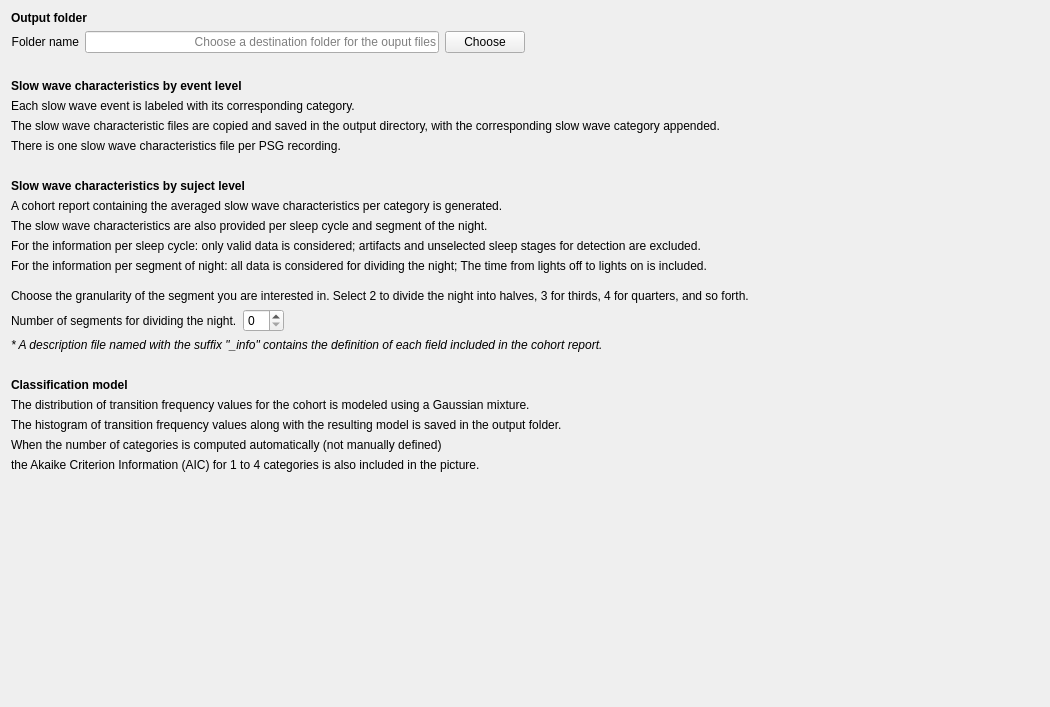
<?xml version="1.0" encoding="UTF-8"?>
<ui version="4.0">
 <class>SSWCOutputFiles</class>
 <widget class="QWidget" name="SSWCOutputFiles">
  <property name="geometry">
   <rect>
    <x>0</x>
    <y>0</y>
    <width>1050</width>
    <height>707</height>
   </rect>
  </property>
  <property name="windowTitle">
   <string>Form</string>
  </property>
  <property name="inputMethodHints">
   <set>Qt::ImhNone</set>
  </property>
  <layout class="QVBoxLayout" name="verticalLayout">
   <item>
    <widget class="QLabel" name="label_10">
     <property name="font">
      <font>
       <weight>50</weight>
       <italic>false</italic>
       <bold>false</bold>
      </font>
     </property>
     <property name="text">
      <string>&lt;html&gt;&lt;head/&gt;&lt;body&gt;&lt;p&gt;&lt;span style=&quot; font-weight:600;&quot;&gt;Output folder&lt;/span&gt;&lt;/p&gt;&lt;/body&gt;&lt;/html&gt;</string>
     </property>
    </widget>
   </item>
   <item>
    <layout class="QHBoxLayout" name="horizontalLayout">
     <item>
      <layout class="QGridLayout" name="gridLayout">
       <item row="0" column="2">
        <widget class="QPushButton" name="choose_pushButton">
         <property name="enabled">
          <bool>true</bool>
         </property>
         <property name="text">
          <string>Choose</string>
         </property>
        </widget>
       </item>
       <item row="0" column="1">
        <widget class="QLineEdit" name="foldername_lineEdit">
         <property name="enabled">
          <bool>true</bool>
         </property>
         <property name="text">
          <string/>
         </property>
         <property name="alignment">
          <set>Qt::AlignRight|Qt::AlignTrailing|Qt::AlignVCenter</set>
         </property>
         <property name="placeholderText">
          <string>Choose a destination folder for the ouput files</string>
         </property>
        </widget>
       </item>
       <item row="0" column="0">
        <widget class="QLabel" name="label">
         <property name="enabled">
          <bool>true</bool>
         </property>
         <property name="layoutDirection">
          <enum>Qt::LeftToRight</enum>
         </property>
         <property name="text">
          <string>Folder name</string>
         </property>
         <property name="alignment">
          <set>Qt::AlignRight|Qt::AlignTrailing|Qt::AlignVCenter</set>
         </property>
        </widget>
       </item>
      </layout>
     </item>
     <item>
      <spacer name="horizontalSpacer_2">
       <property name="orientation">
        <enum>Qt::Horizontal</enum>
       </property>
       <property name="sizeHint" stdset="0">
        <size>
         <width>40</width>
         <height>20</height>
        </size>
       </property>
      </spacer>
     </item>
    </layout>
   </item>
   <item>
    <spacer name="verticalSpacer_2">
     <property name="orientation">
      <enum>Qt::Vertical</enum>
     </property>
     <property name="sizeType">
      <enum>QSizePolicy::Fixed</enum>
     </property>
     <property name="sizeHint" stdset="0">
      <size>
       <width>20</width>
       <height>20</height>
      </size>
     </property>
    </spacer>
   </item>
   <item>
    <widget class="QLabel" name="label_4">
     <property name="text">
      <string>&lt;html&gt;&lt;head/&gt;&lt;body&gt;&lt;p&gt;&lt;span style=&quot; font-weight:600;&quot;&gt;Slow wave characteristics by event level&lt;/span&gt;&lt;/p&gt;&lt;/body&gt;&lt;/html&gt;</string>
     </property>
    </widget>
   </item>
   <item>
    <widget class="QLabel" name="label_2">
     <property name="text">
      <string>Each slow wave event is labeled with its corresponding category.</string>
     </property>
    </widget>
   </item>
   <item>
    <widget class="QLabel" name="label_3">
     <property name="text">
      <string>The slow wave characteristic files are copied and saved in the output directory, with the corresponding slow wave category appended.</string>
     </property>
    </widget>
   </item>
   <item>
    <widget class="QLabel" name="label_6">
     <property name="text">
      <string>There is one slow wave characteristics file per PSG recording.</string>
     </property>
    </widget>
   </item>
   <item>
    <spacer name="verticalSpacer_3">
     <property name="orientation">
      <enum>Qt::Vertical</enum>
     </property>
     <property name="sizeType">
      <enum>QSizePolicy::Fixed</enum>
     </property>
     <property name="sizeHint" stdset="0">
      <size>
       <width>20</width>
       <height>20</height>
      </size>
     </property>
    </spacer>
   </item>
   <item>
    <widget class="QLabel" name="label_5">
     <property name="text">
      <string>&lt;html&gt;&lt;head/&gt;&lt;body&gt;&lt;p&gt;&lt;span style=&quot; font-weight:600;&quot;&gt;Slow wave characteristics by suject level&lt;/span&gt;&lt;/p&gt;&lt;/body&gt;&lt;/html&gt;</string>
     </property>
    </widget>
   </item>
   <item>
    <widget class="QLabel" name="label_7">
     <property name="text">
      <string>A cohort report containing the averaged slow wave characteristics per category is generated.</string>
     </property>
    </widget>
   </item>
   <item>
    <widget class="QLabel" name="label_8">
     <property name="text">
      <string>The slow wave characteristics are also provided per sleep cycle and segment of the night.</string>
     </property>
    </widget>
   </item>
   <item>
    <widget class="QLabel" name="label_18">
     <property name="text">
      <string>For the information per sleep cycle: only valid data is considered; artifacts and unselected sleep stages for detection are excluded.</string>
     </property>
    </widget>
   </item>
   <item>
    <widget class="QLabel" name="label_17">
     <property name="text">
      <string>For the information per segment of night: all data is considered for dividing the night; The time from lights off to lights on is included.</string>
     </property>
    </widget>
   </item>
   <item>
    <spacer name="verticalSpacer_5">
     <property name="orientation">
      <enum>Qt::Vertical</enum>
     </property>
     <property name="sizeType">
      <enum>QSizePolicy::Fixed</enum>
     </property>
     <property name="sizeHint" stdset="0">
      <size>
       <width>20</width>
       <height>10</height>
      </size>
     </property>
    </spacer>
   </item>
   <item>
    <widget class="QLabel" name="label_11">
     <property name="text">
      <string>Choose the granularity of the segment you are interested in. Select 2 to divide the night into halves, 3 for thirds, 4 for quarters, and so forth.</string>
     </property>
    </widget>
   </item>
   <item>
    <layout class="QHBoxLayout" name="horizontalLayout_2">
     <item>
      <widget class="QLabel" name="label_9">
       <property name="text">
        <string>Number of segments for dividing the night.</string>
       </property>
      </widget>
     </item>
     <item>
      <widget class="QSpinBox" name="spinBox_n_division"/>
     </item>
     <item>
      <spacer name="horizontalSpacer">
       <property name="orientation">
        <enum>Qt::Horizontal</enum>
       </property>
       <property name="sizeHint" stdset="0">
        <size>
         <width>40</width>
         <height>20</height>
        </size>
       </property>
      </spacer>
     </item>
    </layout>
   </item>
   <item>
    <widget class="QLabel" name="label_16">
     <property name="text">
      <string>&lt;html&gt;&lt;head/&gt;&lt;body&gt;&lt;p&gt;&lt;span style=&quot; font-style:italic;&quot;&gt;* A description file named with the suffix &amp;quot;_info&amp;quot; contains the definition of each field included in the cohort report.&lt;/span&gt;&lt;/p&gt;&lt;/body&gt;&lt;/html&gt;</string>
     </property>
    </widget>
   </item>
   <item>
    <spacer name="verticalSpacer_4">
     <property name="orientation">
      <enum>Qt::Vertical</enum>
     </property>
     <property name="sizeType">
      <enum>QSizePolicy::Fixed</enum>
     </property>
     <property name="sizeHint" stdset="0">
      <size>
       <width>20</width>
       <height>20</height>
      </size>
     </property>
    </spacer>
   </item>
   <item>
    <widget class="QLabel" name="label_12">
     <property name="text">
      <string>&lt;html&gt;&lt;head/&gt;&lt;body&gt;&lt;p&gt;&lt;span style=&quot; font-weight:600;&quot;&gt;Classification model&lt;/span&gt;&lt;/p&gt;&lt;/body&gt;&lt;/html&gt;</string>
     </property>
    </widget>
   </item>
   <item>
    <widget class="QLabel" name="label_title">
     <property name="font">
      <font>
       <weight>50</weight>
       <italic>false</italic>
       <bold>false</bold>
      </font>
     </property>
     <property name="text">
      <string>The distribution of transition frequency values for the cohort is modeled using a Gaussian mixture.</string>
     </property>
    </widget>
   </item>
   <item>
    <widget class="QLabel" name="label_13">
     <property name="text">
      <string>The histogram of transition frequency values along with the resulting model is saved in the output folder.</string>
     </property>
    </widget>
   </item>
   <item>
    <widget class="QLabel" name="label_14">
     <property name="text">
      <string>When the number of categories is computed automatically (not manually defined) </string>
     </property>
    </widget>
   </item>
   <item>
    <widget class="QLabel" name="label_15">
     <property name="text">
      <string>the Akaike Criterion Information (AIC) for 1 to 4 categories is also included in the picture.</string>
     </property>
    </widget>
   </item>
   <item>
    <spacer name="verticalSpacer">
     <property name="orientation">
      <enum>Qt::Vertical</enum>
     </property>
     <property name="sizeHint" stdset="0">
      <size>
       <width>20</width>
       <height>40</height>
      </size>
     </property>
    </spacer>
   </item>
  </layout>
 </widget>
 <resources>
  <include location="../../../../../snooz-toolbox/src/main/python/ui/themes/themes.qrc"/>
 </resources>
 <connections>
  <connection>
   <sender>choose_pushButton</sender>
   <signal>clicked()</signal>
   <receiver>SSWCOutputFiles</receiver>
   <slot>on_choose()</slot>
   <hints>
    <hint type="sourcelabel">
     <x>700</x>
     <y>50</y>
    </hint>
    <hint type="destinationlabel">
     <x>207</x>
     <y>111</y>
    </hint>
   </hints>
  </connection>
 </connections>
 <slots>
  <slot>on_choose()</slot>
  <slot>on_input_format_changed()</slot>
  <slot>on_event_pos_changed()</slot>
  <slot>on_group_index_changed()</slot>
  <slot>on_name_index_changed()</slot>
  <slot>output_files_slot()</slot>
 </slots>
</ui>
